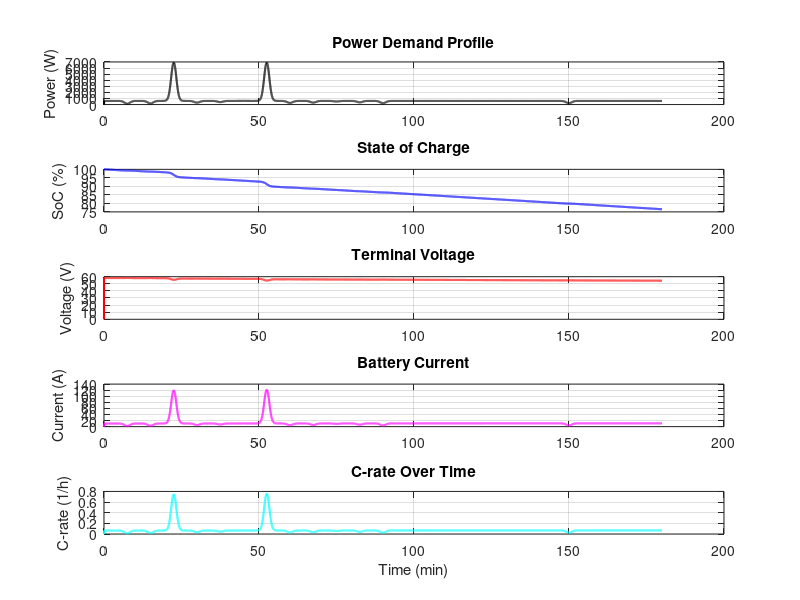

This chart was generated by the following MATLAB code:
clc;
clear;

%% ================================================================
% ECO-WORTHY LiFePO4 Battery Technical Specifications and Features
% ================================================================
%
% Características principais:
% - Ideal para sistemas solares 24V off-grid e instalações em interiores ou exteriores
% - Células LiFePO4 de grau A com mais de 4000 ciclos de vida útil
% - Mantém até 80% da capacidade após 4000 ciclos profundos
% - BMS integrado com proteção contra sobrecarga, descarga, curto-circuito, sobrecorrente e alta temperatura
% - Suporta ligação em paralelo para aumento de capacidade
% - Recarga rápida: até 80% em 3 a 4 horas
% - Peso reduzido (1/3 do peso de baterias de chumbo-ácido) para facilitar transporte e instalação
% - Compatível com autocaravanas, embarcações, carrinhos de golfe, sistemas solares e alimentação de emergência
%
% Especificações técnicas:
% - Capacidade da bateria:          100 Ah
% - Energia total:                  2560 Wh
% - Tensão nominal:                 25.6 V
% - Tensão máxima de carga:         29.2 V
% - Corrente máx. de carga:         100 A ±5 A
% - Corrente máx. de descarga:      100 A ±5 A
% - Temperatura de funcionamento:   -20 a 55 °C
% - Ciclos de carga:                >4000 ciclos (a 80% capacidade residual)
% - Sistema de gestão:              BMS integrado com autoequilíbrio de células
% - Tipo de rosca dos terminais:    M8
% - Dimensões:                      36.5 × 18.8 × 27.2 cm
% - Peso:                           20.3 kg
%
% ================================================================

%% Time Parameters
dt = 1;                        % Time step [s]
t_end = 3 * 3600;              % Total simulation time: 3 hours [s]
t = 0:dt:t_end;

%% Power Profile
base_power = 540.7 + 0.1*540.7;     % Base power in Watts

% Reduced number of peak events over 3 hours (12 peaks)
t_peaks = [450, 900, 1350, 1800, 2250, 2700, 3150, 3600, 4050, 4500, 4950, 5400, 9000]; % in seconds

% Original peak values
peak_values_orig = [1000, 1500, 6861+0.01*6861, 3000, 4000, 6000, 6861+0.01*6861, 2500, 3000, 5000, 3500, 2000, 2000];

% Copy to new vector
peak_values = peak_values_orig;

% Scale down all peaks except indices 3 and 7
for idx = 1:length(peak_values)
    if idx ~=3 && idx ~=7
        peak_values(idx) = peak_values(idx)*0.1;
    end
end

sigma = 50;  % Width of each peak in seconds

% Start with base power profile
power_profile = base_power * ones(size(t));

% Superimpose each Gaussian peak
for i = 1:length(t_peaks)
    power_profile = power_profile + ...
        (peak_values(i) - base_power) * exp(-0.5 * ((t - t_peaks(i))/sigma).^2);
end

%% Battery Pack Configuration (ECO-Worthy LiFePO4)
cell_voltage = 25.6;               % Nominal voltage per battery pack [V]
cell_capacity = 100;               % Ah
usable_capacity_Ah = cell_capacity * 0.8;  % 80% DoD

num_series = 2;                    % 2 in series
num_parallel = 2;                  % 2 in parallel

pack_voltage_nom = cell_voltage * num_series;          
pack_capacity_Ah = usable_capacity_Ah * num_parallel;
Q_total = pack_capacity_Ah * 3600;                      % [Coulombs]

% --- Print Battery Pack Specifications ---
fprintf('\n==== BATTERY PACK SPECIFICATIONS ====\n');
fprintf('Battery chemistry     : LiFePO₄\n');
fprintf('Battery model         : ECO-WORTHY 25.6V 100Ah\n');
fprintf('Nominal voltage       : %.1f V\n', pack_voltage_nom);
fprintf('Nominal capacity      : %.0f Ah\n', cell_capacity);
fprintf('Usable capacity       : %.0f Ah (80%% DoD)\n', pack_capacity_Ah);
fprintf('Pack energy (nominal) : %.0f Wh\n', pack_capacity_Ah * pack_voltage_nom);
fprintf('Total charge capacity : %.0f Coulombs\n', Q_total);

%% Battery Model Parameters
R0 = 0.015;                   % Internal resistance [Ohm]
R1 = 0.004;                   % RC branch resistance [Ohm]
C1 = 1500;                    % Capacitance [F]
voc_min = 22 * num_series;    % Cutoff voltage [V]

% --- Print Electrical Model Parameters ---
fprintf('\n---- ELECTRICAL MODEL PARAMETERS ----\n');
fprintf('Internal resistance R0: %.4f Ohm\n', R0);
fprintf('RC resistance R1      : %.4f Ohm\n', R1);
fprintf('RC capacitance C1     : %.0f F\n', C1);
fprintf('Voltage cutoff (min)  : %.1f V\n', voc_min);
fprintf('=====================================\n\n');

%% Energy Density and Mass Estimation
energy_density_Wh_per_kg = 126;  % [Wh/kg] from datasheet
pack_energy_Wh = 2560;           % Per module
battery_mass_kg = pack_energy_Wh / energy_density_Wh_per_kg;

fprintf('\n==== MASS ESTIMATION ====\n');
fprintf('Total energy stored per module   : %.1f Wh\n', pack_energy_Wh);
fprintf('Energy density                   : %.1f Wh/kg\n', energy_density_Wh_per_kg);
fprintf('Estimated battery mass (1 module): %.1f kg\n', battery_mass_kg);
fprintf('Estimated total battery mass     : %.1f kg\n', battery_mass_kg * num_series * num_parallel);
fprintf('=====================================\n\n');

%% Preallocate
soc = ones(size(t));
current = zeros(size(t));
voltage = zeros(size(t));
V_RC = zeros(size(t));
V_oc = zeros(size(t));
c_rate = zeros(size(t));
power_applied = zeros(size(t));

%% V_oc vs SoC Model (LiFePO4 curve)
soc_points = linspace(0, 1, 11);
voc_points = [22.0 24.0 25.0 25.5 25.9 26.2 26.5 26.9 27.5 28.3 29.2] * num_series; % [V]
V_ocv_lookup = @(soc_val) interp1(soc_points, voc_points, soc_val, 'linear', 'extrap');

%% Simulation Loop
for k = 2:length(t)
    V_oc(k) = V_ocv_lookup(soc(k-1));

    % Check SoC and voltage limits
    if soc(k-1) <= 0.1 || voltage(k-1) <= voc_min
        power = 0;
    else
        power = power_profile(k);
    end

    power_applied(k) = power;

    % Calculate current
    I = power / max(V_oc(k), 1e-3);
    % Enforce maximum discharge current
    if I / num_parallel > 100
        I = 100 * num_parallel;
        power = I * V_oc(k);
    end
    dV_RC = (-V_RC(k-1) + I * R1) / (R1 * C1) * dt;
    V_RC(k) = V_RC(k-1) + dV_RC;

    V_terminal = V_oc(k) - I * R0 - V_RC(k);

    if V_terminal < voc_min
        V_terminal = voc_min;
        I = 0;
        power_applied(k) = 0;
    end

    % Update SoC
    dQ = I * dt;
    Q_used = (1 - soc(k-1)) * Q_total + dQ;
    soc(k) = max(0, 1 - Q_used / Q_total);

    % Save outputs
    current(k) = I;
    voltage(k) = V_terminal;
    c_rate(k) = current(k) / pack_capacity_Ah;
end

%% Plot Results
figure;

subplot(5,1,1);
plot(t/60, power_applied, 'k', 'LineWidth', 1.5);
ylabel('Power (W)');
title('Power Demand Profile'); grid on;

subplot(5,1,2);
plot(t/60, soc*100, 'b', 'LineWidth', 1.5);
ylabel('SoC (%)');
title('State of Charge'); grid on;

subplot(5,1,3);
plot(t/60, voltage, 'r', 'LineWidth', 1.5);
ylabel('Voltage (V)');
title('Terminal Voltage'); grid on;

subplot(5,1,4);
plot(t/60, current, 'm', 'LineWidth', 1.5);
ylabel('Current (A)');
title('Battery Current'); grid on;

subplot(5,1,5);
plot(t/60, c_rate, 'c', 'LineWidth', 1.5);
xlabel('Time (min)');
ylabel('C-rate (1/h)');
title('C-rate Over Time'); grid on;

%% Save Power Profile
power_signal.time = t';
power_signal.signals.values = power_profile';
power_signal.signals.dimensions = 1;
save('power_profile.mat', 'power_signal');

